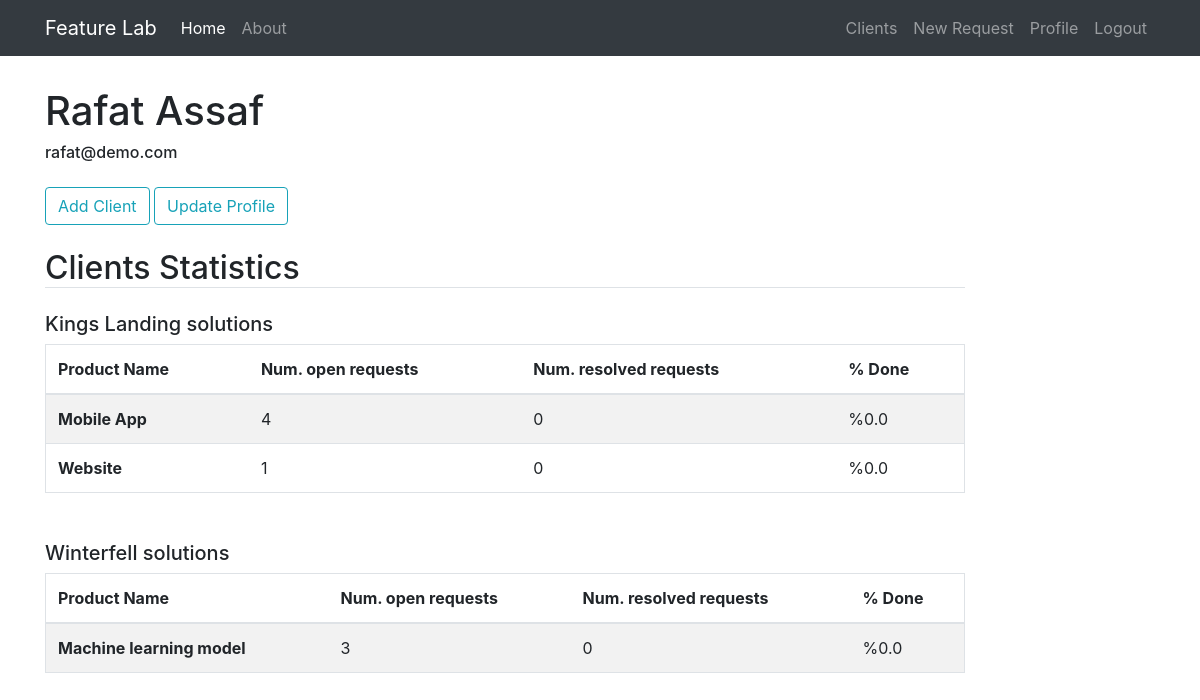
The app's page /profile (signed in) with its own data.
### feature_lab/models.py (models this page shows, shortened)
class User(db.Model, UserMixin):
    id = db.Column(db.Integer, primary_key=True)
    username = db.Column(db.String(20), unique=True, nullable=False)
    email = db.Column(db.String(120), unique=True, nullable=False)
    password = db.Column(db.String(60), nullable=False)
    clients = db.relationship('Client', backref='user', lazy=True)

class Client(db.Model):
    id = db.Column(db.Integer, primary_key=True)
    name = db.Column(db.String(20), unique=True, nullable=False)
    email = db.Column(db.String(120), unique=True, nullable=False)
    bio = db.Column(db.Text(), nullable=False)
    phone_number = db.Column(db.String())
    created_at = db.Column(db.DateTime, nullable=False, default=datetime.utcnow)
    products = db.relationship('Product', backref='owner', lazy=True)
    user_id = db.Column(db.Integer, db.ForeignKey('user.id'), nullable=False)

class Product(db.Model):
    id = db.Column(db.Integer, primary_key=True)
    name = db.Column(db.String(20), unique=True, nullable=False)
    description = db.Column(db.Text(), nullable=False)
    owner_id = db.Column(db.Integer, db.ForeignKey('client.id'), nullable=False)
    requests = db.relationship('FeatureRequest', backref='product', lazy=True)
    areas = db.relationship('ProductArea', backref='product', lazy=True)

### feature_lab/users/routes.py (the view)
@users.route('/profile')
def profile():
    profile_stats = []
    user_clients = Client.query.filter_by(user_id=current_user.id)
    for client in user_clients:
        client_data = {
            'name': client.name,
            'products': []
        }
        for product in client.products:
            num_resolved = FeatureRequest.query\
                .filter_by(state=FeatureRequestState.RESOLVED, product_id=product.id).count()
            num_open = FeatureRequest.query\
                .filter_by(product_id=product.id).filter(FeatureRequest.state != FeatureRequestState.RESOLVED).count()
            num_all = FeatureRequest.query.filter_by(product_id=product.id).count()
            ratio_done = num_resolved / num_all if num_all > 0 else 0
            client_data['products'].append({
                'name': product.name,
                'num_resolved': num_resolved,
                'num_open': num_open,
                'ratio_done': ratio_done
            })
        profile_stats.append(client_data)
    return render_template('profile.html', user=current_user, profile_stats=profile_stats)

### feature_lab/models.py (called while the page is built)
@login_manager.user_loader
def load_user(user_id):
    return User.query.get(int(user_id))

### feature_lab/templates/profile.html
{% extends 'layout.html' %}
{% block content %}
    <h1>{{user.username}}</h1>
    <h6>{{user.email}}</h6>
    <button class="btn btn-outline-info mt-3" onclick="window.location='/create_client'">Add Client</button>
    <button class="btn btn-outline-info mt-3" onclick="window.location='/profile/update'">Update Profile</button>
    {% if profile_stats %}
        <h2 class="mt-4 mb-4 border-bottom pd-3">Clients Statistics</h2>
        {% for client in profile_stats %}
            <h5>{{ client.name }}</h5>
            {% if client.products %}
                <table class="table table-striped border mb-5">
                  <thead>
                    <tr>
                        <th scope="col">Product Name</th>
                        <th scope="col">Num. open requests</th>
                        <th scope="col">Num. resolved requests</th>
                        <th scope="col">% Done</th>
                    </tr>
                  </thead>
                    <tbody>
                    {% for product in client.products %}
                        <tr>
                            <th scope="row">{{product.name}}</th>
                            <td>{{product.num_open}}</td>
                            <td>{{product.num_resolved}}</td>
                            <td>%{{product.ratio_done * 100}}</td>
                        </tr>
                    {% endfor %}
                  </tbody>
                </table>
            {% else %}
                <div class="container">
                    <p class="text-secondary">This client has no products</p>
                </div>
            {% endif %}
        {% endfor %}
    {% else %}
        <div class="container">
            <p class="text-secondary mb-4">You don't have any clients yet.</p>
        </div>
    {% endif %}
{% endblock content %}

### records on screen
User: username "Rafat Assaf", email "rafat@demo.com"
Client: name "Kings Landing solutions"
Product: name "Mobile App", num_open "4", num_resolved "0", ratio_done "0.0"
Product: name "Website", num_open "1", num_resolved "0", ratio_done "0.0"
Client: name "Winterfell solutions"
Product: name "Machine learning model", num_open "3", num_resolved "0", ratio_done "0.0"
